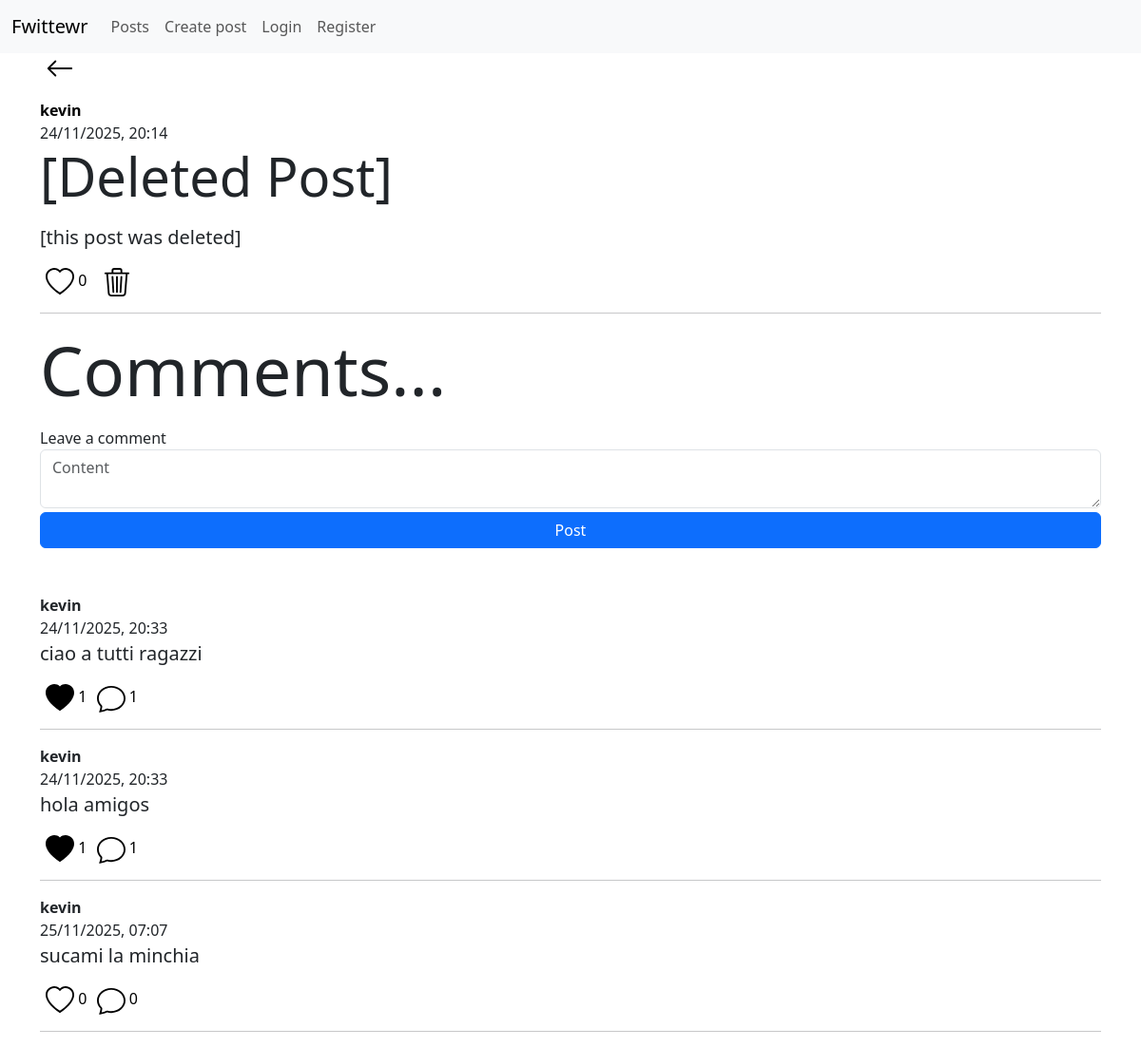
/post-comments/1 (signed in), run on the app's committed database.
### app/models.py (models this page shows)
class User(db.Model, UserMixin):
    id = db.Column(db.Integer, primary_key=True)
    username = db.Column(db.String(20), nullable=False, unique=True)
    password = db.Column(db.String(80), nullable=False)
    created_posts = db.relationship('Post', backref='user', lazy='select')
    created_comments = db.relationship('Comment', backref='user', lazy='select')
    liked_posts = db.relationship('Post', secondary=liked_posts, backref='liked_users', lazy='select')
    liked_comments = db.relationship('Comment', secondary=liked_comments, backref = 'liked_users', lazy='select')

class Post(db.Model):
    id = db.Column(db.Integer, primary_key=True)
    title = db.Column(db.String(50))
    content = db.Column(db.String(200), nullable=False)
    creation_date = db.Column(db.DateTime(timezone=True), default=datetime.now(timezone.utc))
    deleted = db.Column(db.Boolean, default=False)
    comments = db.relationship('Comment', backref='referenced_post', lazy='select')
    user_id = db.Column(db.Integer, db.ForeignKey('user.id'), nullable=False)

class Comment(db.Model):
    id = db.Column(db.Integer, primary_key=True)
    content = db.Column(db.String(200), nullable=False)
    creation_date = db.Column(db.DateTime(timezone=True), default=datetime.now(timezone.utc))
    deleted = db.Column(db.Boolean, default=False)
    comments = db.relationship('Comment', backref=backref('referenced_comment', remote_side=[id]), lazy='select')
    referenced_comment_id = db.Column(db.Integer, db.ForeignKey('comment.id'))
    referenced_post_id = db.Column(db.Integer, db.ForeignKey('post.id'))
    user_id = db.Column(db.Integer, db.ForeignKey('user.id'), nullable=False)
    __table_args__ = (
        CheckConstraint(
            'referenced_comment_id IS NOT NULL OR referenced_post_id IS NOT NULL',
            name='check_comment_or_post_not_null'
        ),
    )

### app/routes/home_bp.py (the view)
@home_bp.route('/post-comments/<id>', methods=['GET', 'POST'])
@login_required
def show_post_comments(id):
    form = CreatePostForm()
    post = Post.query.filter_by(id=id).first_or_404()
    if form.validate_on_submit():
        comment = Comment(content=form.content.data)
        current_user.created_comments.append(comment)
        comment.referenced_post = post
        db.session.commit()
        return redirect(url_for('home.show_post_comments', id=id))
    return render_template('home/comments/post-comments.html', post=post, form=form)

### app/forms.py
class CreatePostForm(FlaskForm):
    title = StringField(validators=[Length(min=0, max=50)], render_kw={'placeholder':'Title', 'class':'form-control'})
    content = TextAreaField(validators=[DataRequired(), Length(min=4, max=200)], render_kw={'placeholder':'Content', 'class':'form-control'})
    submit = SubmitField('Post', render_kw={'class':'btn btn-primary mt-1 w-100'})

### app/__init__.py (called while the page is built)
def create_app():
    app = Flask(__name__)
    app.config['SQLALCHEMY_DATABASE_URI'] = 'sqlite:///database.db'
    app.secret_key = 'thisisasecretkey'
    db.init_app(app)
    bcrypt.init_app(app)
    login_manager.init_app(app)
    csrf.init_app(app)
    login_manager.login_view = 'auth.login'
    @login_manager.user_loader
    def load_user(user_id):
        return User.query.get(int(user_id))
    app.register_blueprint(auth_bp)
    app.register_blueprint(home_bp)
    app.register_blueprint(errors_bp)
    return app

### app/templates/home/comments/post-comments.html (shortened to what this page needs)
{% extends 'base.html' %}
{% from 'home/post-macros.html' import comment_to_render, back_button %}
{% block body %}
<div class="mx-auto">
    {{ back_button() }}
    <div class="col-12 mt-3">
        <figure>
            <figcaption>
                <a href="{{ url_for('home.show_user', id=post.user.id) }}" style="color: black; text-decoration: none">
                    <b>{{ post.user.username }}</b> <br>
                </a>
                {{ post.creation_date.strftime('%d/%m/%Y, %H:%M') }}
            </figcaption>
            {% if post.title %}
            <p class="display-4 post-title">{{ post.title }}</p>
            {% endif %}
            <p class="blockquote post-content">{{ post.content }}</p>
            <button onclick="like_post(this, '{{ post.id }}')" style="background-color:transparent; border:0px">
                {% if current_user in post.liked_users %}
                    <img style="width: 30px" src="{{ url_for('static', filename='icons/heart-fill.svg') }}" alt="">
                {% else %}
                    <img style="width: 30px" src="{{ url_for('static', filename='icons/heart.svg') }}" alt="">
                {% endif %}
                <span>{{ post.liked_users|length }}</span>
            </button>
            {% if post.user == current_user %}
            <button onclick="delete_post(this, '{{ post.id }}')" style="background-color: transparent; border: 0px; text-decoration: none">
                <img style="width: 30px" src="{{ url_for('static', filename='icons/trash3.svg') }}" alt="">
            </button>
            {% endif %}
        </figure>
        <hr>
    </div>
    <p class="display-2">Comments...</p>
    <form method="POST">
        <label for="content">Leave a comment</label>
        {{ form.content }}
        {{ form.submit }}
    </form>
    <div class="mt-5">
    {% for comment in post.comments | selectattr('deleted', 'equalto', False) %}
        {{ comment_to_render(comment, current_user) }}
    {% endfor %}
    </div>
</div>
{% endblock %}

### app/templates/home/post-macros.html (shortened to what this page needs)
{% macro comment_to_render(comment, current_user) %}
<div class="col-12">
    <figure>
        <figcaption>
            <b>{{ comment.user.username }}</b> <br>
            {{ comment.creation_date.strftime('%d/%m/%Y, %H:%M') }}
        </figcaption>
        <p class="blockquote">{{ comment.content }}</p>
        <button onclick="like_comment(this, '{{ comment.id }}')" style="background-color:transparent; border:0px">
            {% if current_user in comment.liked_users %}
                <img style="width: 30px" src="{{ url_for('static', filename='icons/heart-fill.svg') }}" alt="">
            {% else %}
                <img style="width: 30px" src="{{ url_for('static', filename='icons/heart.svg') }}" alt="">
            {% endif %}
            <span>{{ comment.liked_users|length }}</span>
        </button>
        <a style="text-decoration: none; border:0px; color: black" href="{{ url_for('home.show_comment_comments', id=comment.id) }}">
            <img style="width: 30px" src="{{ url_for('static', filename='icons/chat.svg') }}" alt="">
            <span>{{ comment.comments|length }}</span>
        </a>
    </figure>
    <hr>
</div>
{% endmacro %}
{% macro back_button() %}
<button style="background-color: transparent; border: 0px; text-decoration: none" onclick="history.back()">
    <img style="width: 30px" src="{{ url_for('static', filename='icons/arrow-left.svg') }}" alt="">
</button>
{% endmacro %}

### data on the page
User: user.username "kevin"
Post: creation_date "24/11/2025, 20:14", title "[Deleted Post]", content "[this post was deleted]"
Comment: user.username "kevin", creation_date "24/11/2025, 20:33", content "ciao a tutti ragazzi", liked_users|length "1", comments|length "1"
Comment: user.username "kevin", creation_date "24/11/2025, 20:33", content "hola amigos", liked_users|length "1", comments|length "1"
Comment: user.username "kevin", creation_date "25/11/2025, 07:07", content "sucami la minchia", liked_users|length "0", comments|length "0"

### other printed values
{{ post.liked_users|length }} "0"
